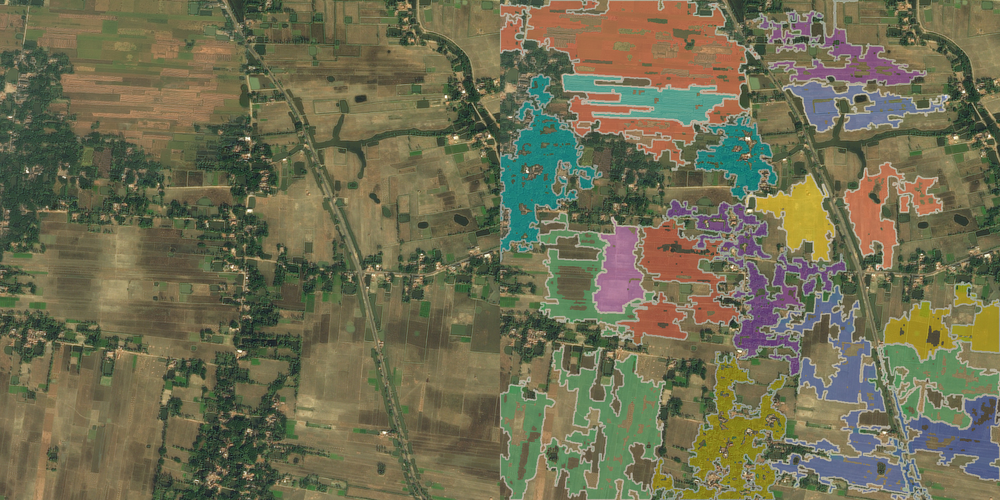
#> input picture dataset_rotulado/rejeitar/ex_20260628_164253_789c6cbd.png, 1000 x 500 px, shrunk from 2048 x 1024 before the run; its folder holds only this picture in this run
$ python import_negative_examples.py ../../dataset_rotulado/rejeitar
#> lines starting #> are read from the running program, lines starting #| are printed output that depends on the picture
#> in main, image is the input picture: PIL image 1000x500 RGB; mean R, G, B 111.3, 109.1, 82
import argparse
from pathlib import Path
import uuid

from PIL import Image, ImageDraw

IMAGE_EXTENSIONS = {".jpg", ".jpeg", ".png", ".bmp", ".tif", ".tiff", ".webp"}
TARGET_DIR = Path("dataset_rotulado/rejeitar")


def iter_images(source_dir: Path):
    for path in sorted(source_dir.rglob("*")):
        if path.is_file() and path.suffix.lower() in IMAGE_EXTENSIONS:
            yield path


def make_negative_pair(image: Image.Image) -> Image.Image:
    original = image.convert("RGB")
    width, height = original.size
#> width = 1000; height = 500

    flagged = original.copy()
    overlay = Image.new("RGBA", flagged.size, (180, 32, 32, 90))
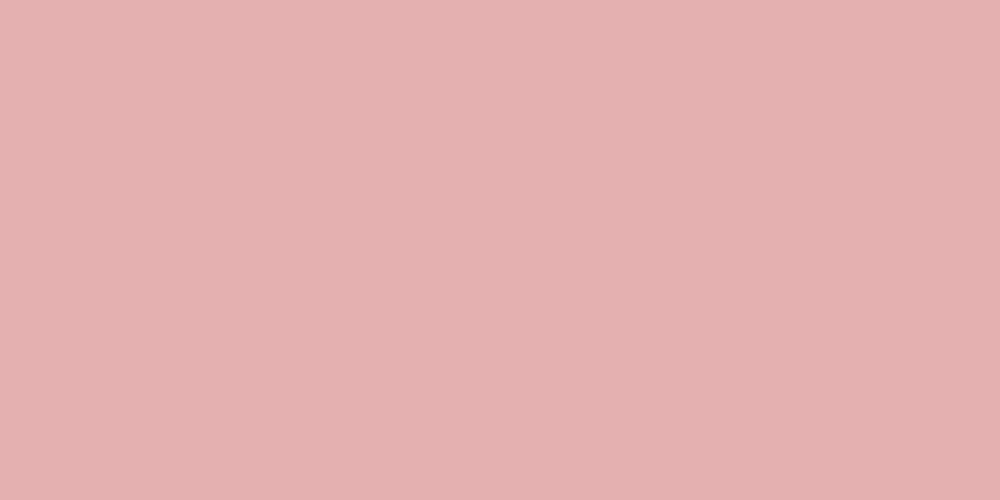
#> overlay: PIL image 1000x500 RGBA; mean R, G, B, A 180, 32, 32, 90; transparent parts drawn white
    flagged = Image.alpha_composite(flagged.convert("RGBA"), overlay).convert("RGB")
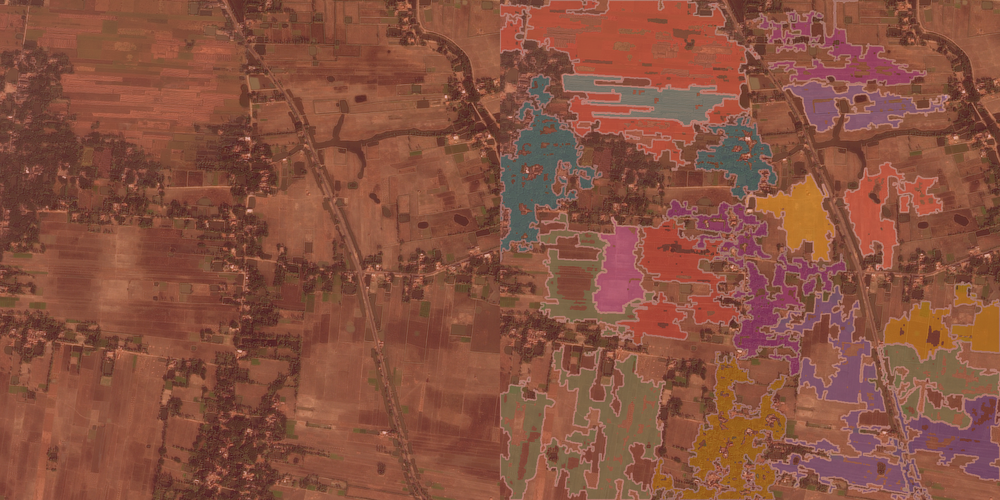
#> flagged: PIL image 1000x500 RGB; mean R, G, B 135.5, 81.9, 64.3

    draw = ImageDraw.Draw(flagged)
    draw.line((0, 0, width, height), fill=(255, 255, 255), width=max(4, width // 80))
    draw.line((width, 0, 0, height), fill=(255, 255, 255), width=max(4, width // 80))
    draw.rectangle((8, 8, width - 8, height - 8), outline=(255, 255, 255), width=max(3, width // 120))

    canvas = Image.new("RGB", (width * 2, height))
#> canvas: PIL image 2000x500 RGB; every value is 0
    canvas.paste(original, (0, 0))
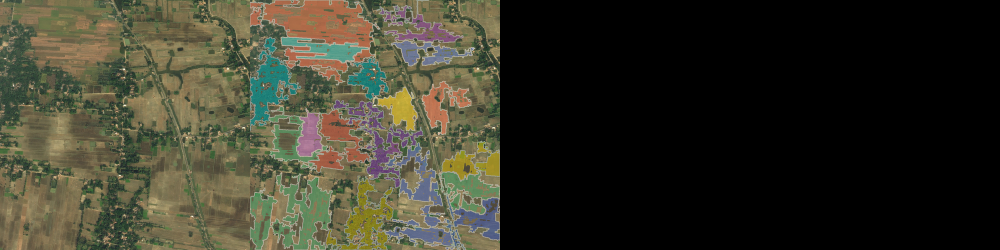
#> canvas: PIL image 2000x500 RGB (shown at 1/2 size); mean R, G, B 55.6, 54.5, 41
    canvas.paste(flagged, (width, 0))
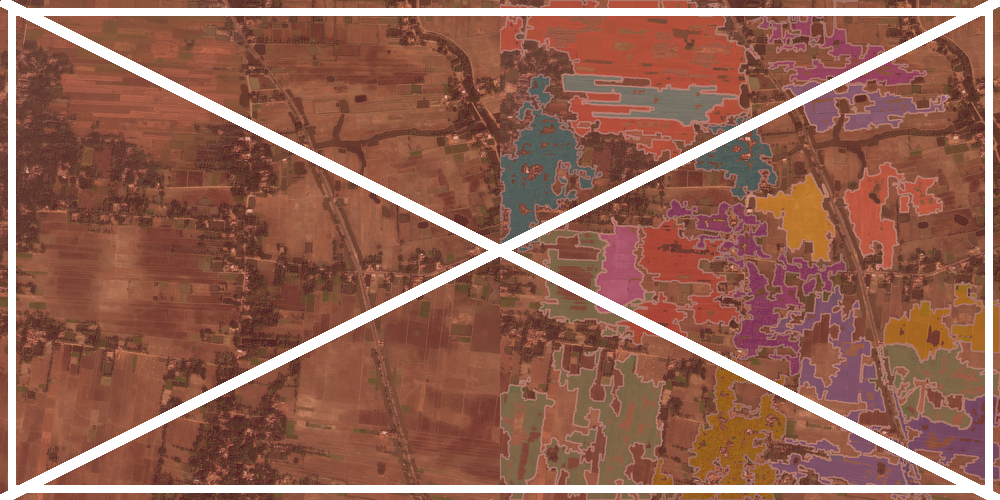
#> flagged: PIL image 1000x500 RGB; mean R, G, B 146.5, 97.9, 82
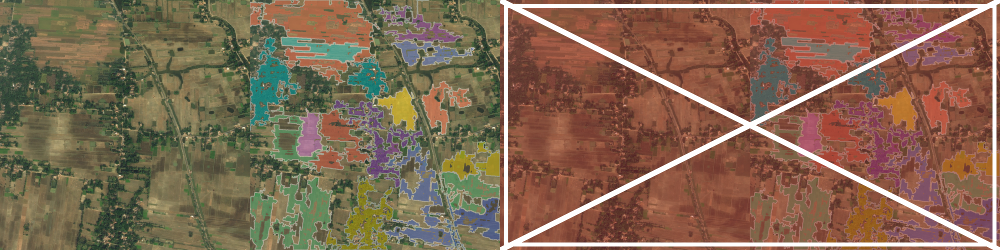
#> canvas: PIL image 2000x500 RGB (shown at 1/2 size); mean R, G, B 128.9, 103.5, 82
    return canvas


def main() -> None:
    parser = argparse.ArgumentParser(
        description="Importa fotos comuns como exemplos negativos óbvios para dataset_rotulado/rejeitar."
    )
    parser.add_argument("source_dir", help="Pasta com imagens comuns para importar como rejeitar")
    parser.add_argument("--limit", type=int, default=0, help="Máximo de imagens para importar (0 = sem limite)")
    args = parser.parse_args()

    source_dir = Path(args.source_dir)
    if not source_dir.exists() or not source_dir.is_dir():
        raise FileNotFoundError(f"Pasta de origem não encontrada: {source_dir}")

    TARGET_DIR.mkdir(parents=True, exist_ok=True)

    imported = 0
    for image_path in iter_images(source_dir):
        if args.limit and imported >= args.limit:
            break

        with Image.open(image_path) as image:
            pair = make_negative_pair(image)
            output_name = f"neg_{image_path.stem}_{uuid.uuid4().hex[:8]}.png"
            output_path = TARGET_DIR / output_name
            pair.save(output_path)
            imported += 1
            print(f"Importada: {output_path}")

    print(f"Total importado para rejeitar: {imported}")


if __name__ == "__main__":
    main()

$ run again, on dataset_rotulado/rejeitar/ex_20260628_164816_169163ee.png
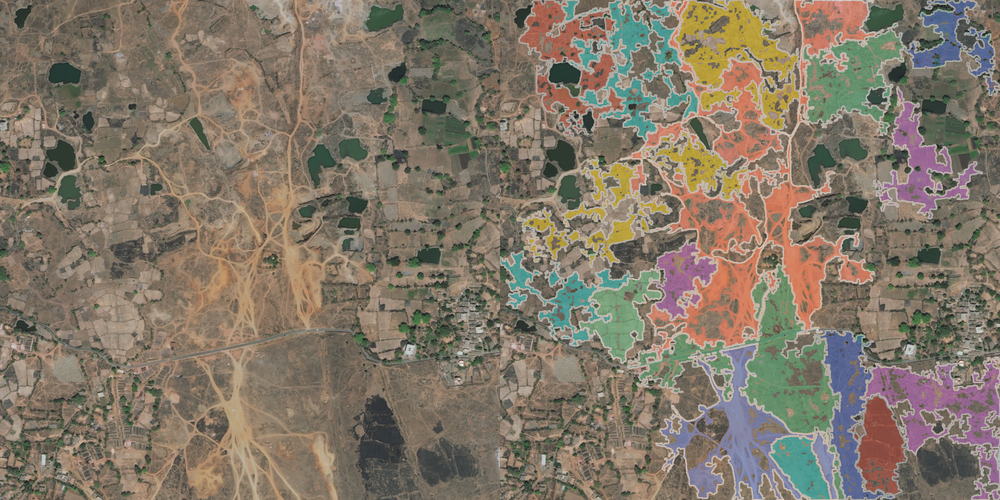
#> input picture dataset_rotulado/rejeitar/ex_20260628_164816_169163ee.png, 1000 x 500 px, shrunk from 2048 x 1024 before the run
#> in main, image is the input picture: PIL image 1000x500 RGB; mean R, G, B 130.1, 119.2, 104.1
#> in make_negative_pair, `canvas.paste(flagged, (width, 0))`:
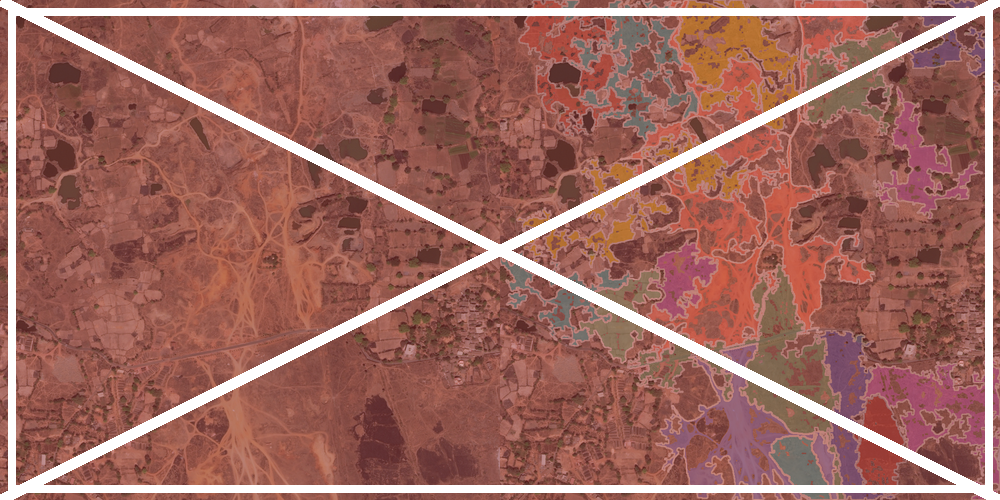
#> flagged: PIL image 1000x500 RGB; mean R, G, B 157.8, 103.8, 94.9
#> in make_negative_pair, `canvas.paste(flagged, (width, 0))`:
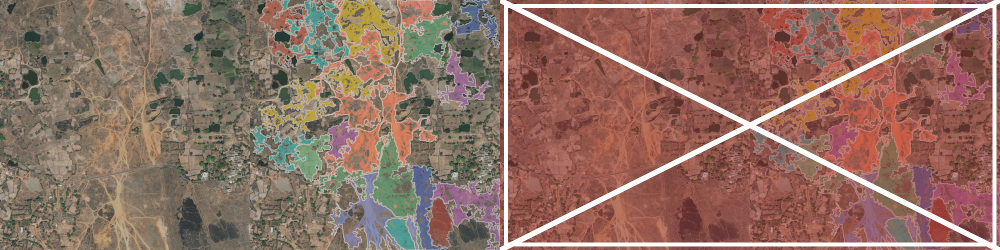
#> canvas: PIL image 2000x500 RGB (shown at 1/2 size); mean R, G, B 143.9, 111.5, 99.5

$ run again, on dataset_rotulado/rejeitar/ex_20260628_164851_9e1229c6.png
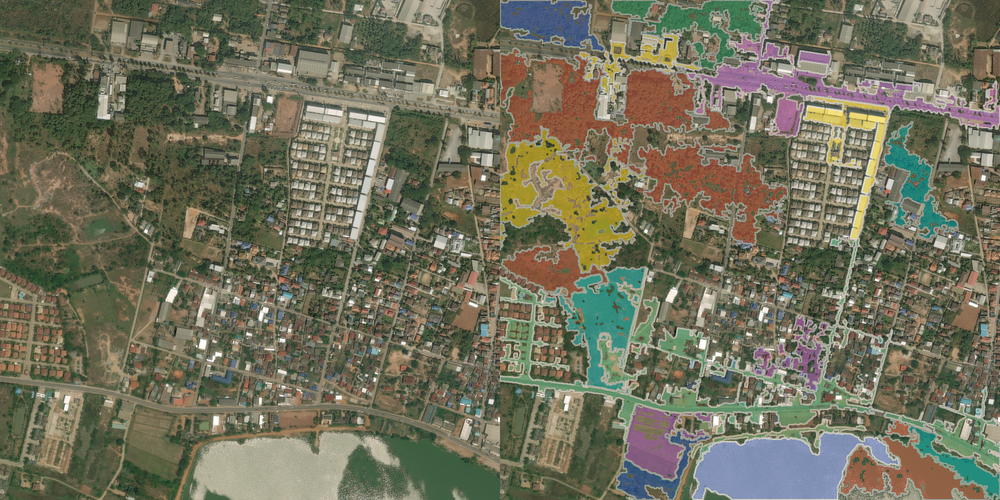
#> input picture dataset_rotulado/rejeitar/ex_20260628_164851_9e1229c6.png, 1000 x 500 px, shrunk from 2048 x 1024 before the run
#> in main, image is the input picture: PIL image 1000x500 RGB; mean R, G, B 112.9, 112.1, 91.9
#> in make_negative_pair, `canvas.paste(flagged, (width, 0))`:
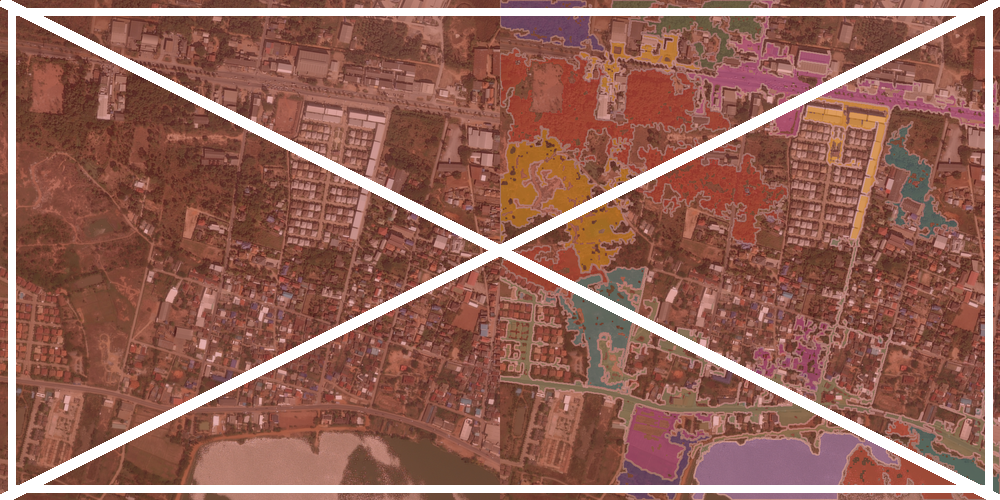
#> flagged: PIL image 1000x500 RGB; mean R, G, B 147.8, 99.8, 87.8
#> in make_negative_pair, `canvas.paste(flagged, (width, 0))`:
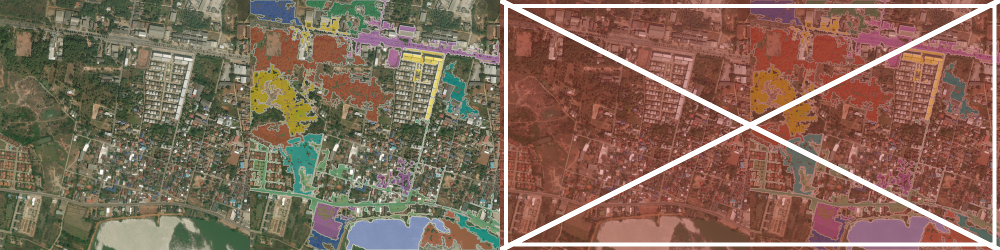
#> canvas: PIL image 2000x500 RGB (shown at 1/2 size); mean R, G, B 130.3, 105.9, 89.8

$ run again, on dataset_rotulado/rejeitar/ex_20260628_164919_079b2dec.png
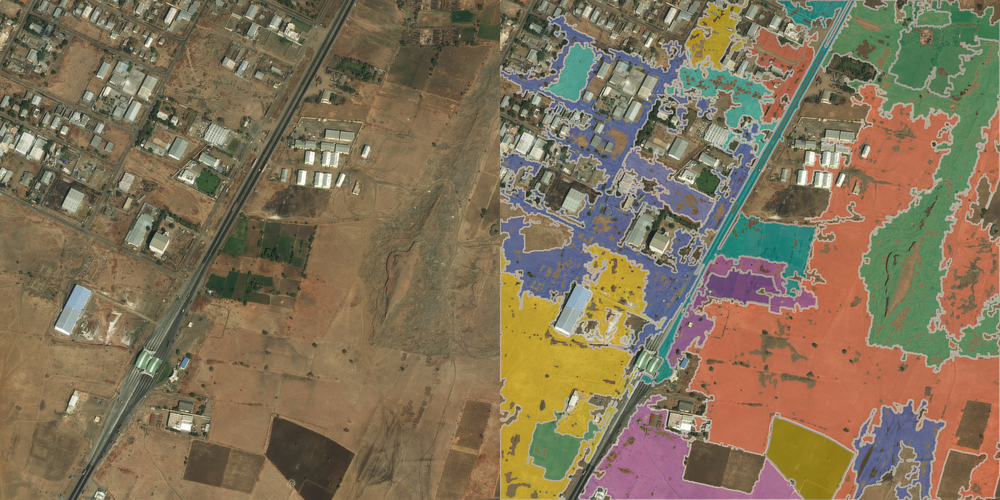
#> input picture dataset_rotulado/rejeitar/ex_20260628_164919_079b2dec.png, 1000 x 500 px, shrunk from 2048 x 1024 before the run
#> in main, image is the input picture: PIL image 1000x500 RGB; mean R, G, B 129.7, 114.6, 88.9
#> in make_negative_pair, `canvas.paste(flagged, (width, 0))`:
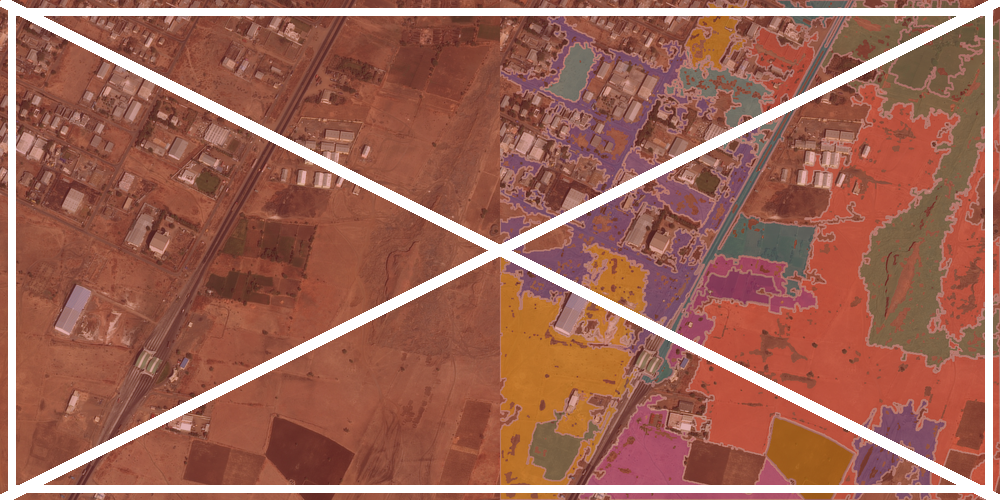
#> flagged: PIL image 1000x500 RGB; mean R, G, B 157.4, 101.2, 85.9
#> in make_negative_pair, `canvas.paste(flagged, (width, 0))`:
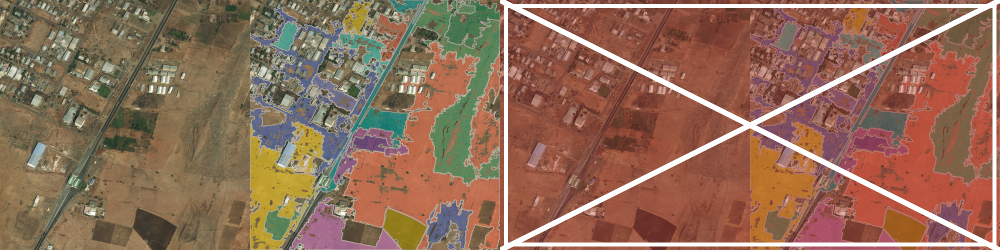
#> canvas: PIL image 2000x500 RGB (shown at 1/2 size); mean R, G, B 143.5, 107.9, 87.4
